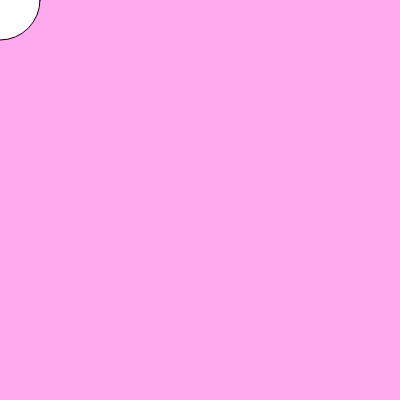
Frame 1 (no input)
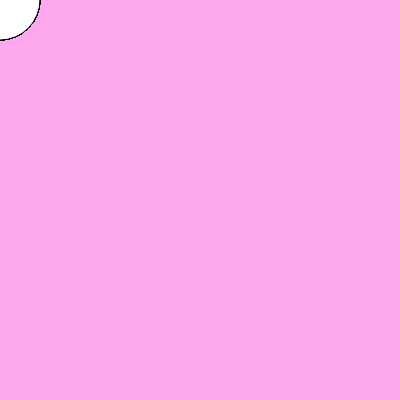
Frame 60 (no input)
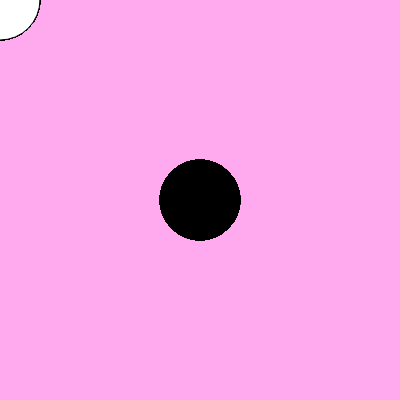
Frame 120 (the mouse pressed at the canvas centre since frame 60)

The p5.js sketch that drew these frames (run headless with seeded random() and noise() and a simulated clock; from frame 60 on, the mouse is pressed at the canvas centre):

// p5.js sketch
// ── sketch.js
function setup() {
    createCanvas(400, 400);
    background('#fae');
}
  
function draw() {
    if (mouseIsPressed) {
        fill(0);
    } else {
        fill(255);
    }
    ellipse(mouseX, mouseY, 80, 80);
}
// ── sketch_one.js
function setup() {
    print("Se ha creado el lienzo");
    createCanvas(400, 400);
    print("Se ha coloreado el fondo del lienzo");
    background(220);
}

function draw() {
    line(0, 0, 400, 400);
    line(0, 400, 400, 0);
    line(0, 200, 400, 200);
    line(200, 0, 200, 400);
}
